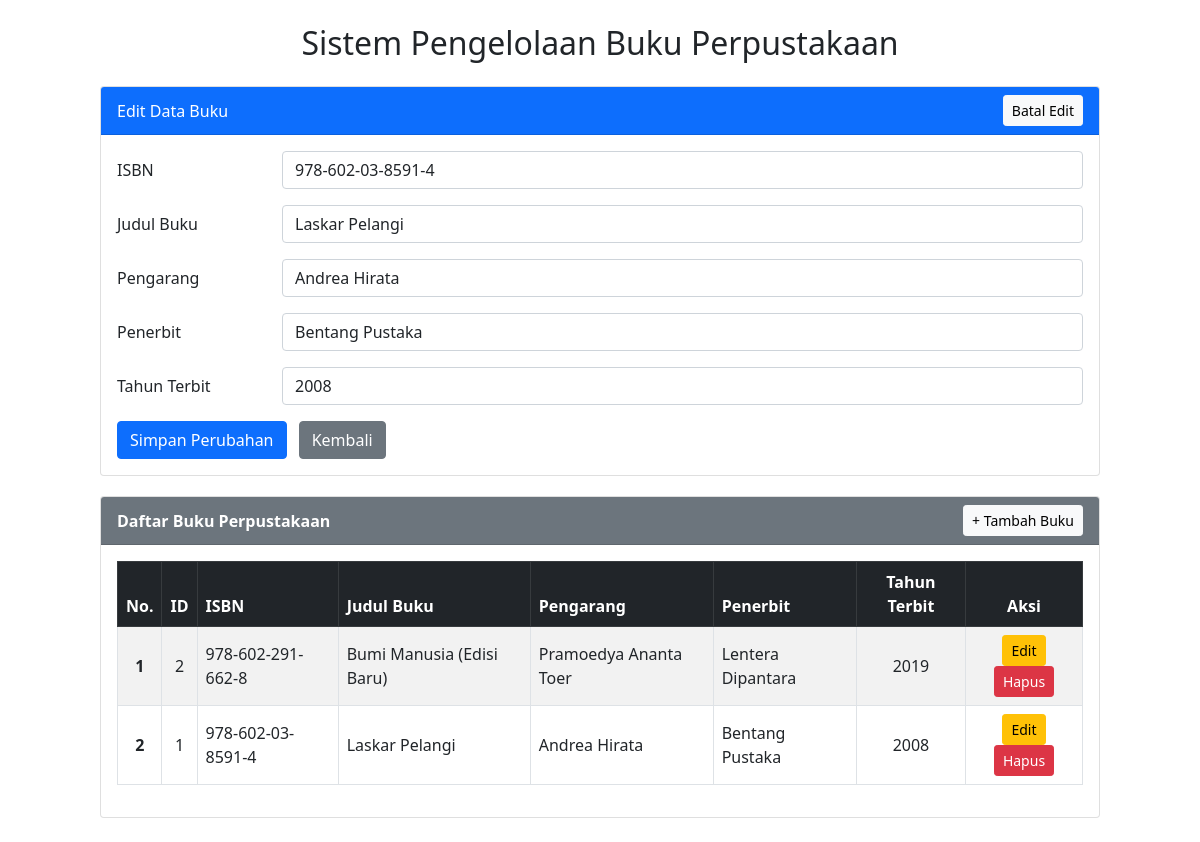
Page /PERTEMUAN2/index1.php?op=edit&id=1 on the committed database.
### tables this page shows
CREATE TABLE `buku` (
  `ID` int NOT NULL,
  `ISBN` varchar(20) NOT NULL,
  `JUDUL` varchar(100) NOT NULL,
  `PENGARANG` varchar(100) NOT NULL,
  `PENERBIT` varchar(50) NOT NULL,
  `TAHUN_TERBIT` int NOT NULL
);

### PERTEMUAN2/index1.php (the view, shortened to what this page needs)
<?php
$host = "localhost";
$user = "root";
$password = "";
$db = "sistem_pengelolaan_buku_perpustakaan";
$koneksi = mysqli_connect($host, $user, $password, $db);
$isbn = "";
$judul = "";
$pengarang = "";
$penerbit = "";
$tahun_terbit = "";
$op = "";
$id = "";
if (isset($_GET['op'])) {
    $op = $_GET['op'];
}
if (isset($_GET['id'])) {
    $id = $_GET['id'];
}
if ($op == 'edit' && !isset($_POST['simpan'])) {
    $sql1 = "SELECT * FROM buku WHERE ID = '$id'";
    $q1 = mysqli_query($koneksi, $sql1);
    $r1 = mysqli_fetch_array($q1);
    if ($r1) {
        $isbn = $r1['ISBN'];
        $judul = $r1['JUDUL'];
        $pengarang = $r1['PENGARANG'];
        $penerbit = $r1['PENERBIT'];
        $tahun_terbit = $r1['TAHUN_TERBIT'];
    } else {
        $error = "Data buku tidak ditemukan.";
    }
}
$sql2 = "SELECT * FROM buku ORDER BY ID DESC";
$q2 = mysqli_query($koneksi, $sql2);
?>
<!DOCTYPE html>
<html lang="en">
<head>
    <link href="https://cdn.jsdelivr.net/npm/bootstrap@5.0.2/dist/css/bootstrap.min.css" rel="stylesheet">
</head>
<body>
<div class="container my-4">
    <div class="mx-auto" style="max-width: 1000px; width: 100%;">
        <h2 class="text-center mb-4">Sistem Pengelolaan Buku Perpustakaan</h2>
        <div class="card" id="form-buku">
            <div class="card-header bg-primary text-white d-flex justify-content-between align-items-center">
                <span><?php echo ($op == 'edit') ? "Edit Data Buku" : "Tambah Data Buku"; ?></span>
                <?php if ($op == 'edit') { ?>
                    <a href="index1.php" class="btn btn-sm btn-light">Batal Edit</a>
                <?php } ?>
            </div>
            <div class="card-body">
                <form action="" method="POST">
                    <div class="mb-3 row">
                        <label for="isbn" class="col-sm-2 col-form-label">ISBN</label>
                        <div class="col-sm-10">
                            <input type="text" class="form-control" id="isbn" name="isbn" value="<?php echo htmlspecialchars($isbn); ?>">
                        </div>
                    </div>
                    <div class="mb-3 row">
                        <label for="judul" class="col-sm-2 col-form-label">Judul Buku</label>
                        <div class="col-sm-10">
                            <input type="text" class="form-control" id="judul" name="judul" value="<?php echo htmlspecialchars($judul); ?>">
                        </div>
                    </div>
                    <div class="mb-3 row">
                        <label for="pengarang" class="col-sm-2 col-form-label">Pengarang</label>
                        <div class="col-sm-10">
                            <input type="text" class="form-control" id="pengarang" name="pengarang" value="<?php echo htmlspecialchars($pengarang); ?>">
                        </div>
                    </div>
                    <div class="mb-3 row">
                        <label for="penerbit" class="col-sm-2 col-form-label">Penerbit</label>
                        <div class="col-sm-10">
                            <input type="text" class="form-control" id="penerbit" name="penerbit" value="<?php echo htmlspecialchars($penerbit); ?>">
                        </div>
                    </div>
                    <div class="mb-3 row">
                        <label for="tahun_terbit" class="col-sm-2 col-form-label">Tahun Terbit</label>
                        <div class="col-sm-10">
                            <input type="text" class="form-control" id="tahun_terbit" name="tahun_terbit" value="<?php echo htmlspecialchars($tahun_terbit); ?>">
                        </div>
                    </div>
                    <div class="col-12">
                        <input type="submit" name="simpan" value="<?php echo ($op == 'edit') ? "Simpan Perubahan" : "Simpan Data"; ?>" class="btn btn-primary">
                        <?php if ($op == 'edit') { ?>
                            <a href="index1.php" class="btn btn-secondary ms-2">Kembali</a>
                        <?php } ?>
                    </div>
                </form>
            </div>
        </div>
        <div class="card">
            <div class="card-header text-white bg-secondary d-flex justify-content-between align-items-center">
                <span class="fw-bold">Daftar Buku Perpustakaan</span>
                <a href="#form-buku" class="btn btn-light btn-sm">+ Tambah Buku</a>
            </div>
            <div class="card-body">
                <div class="table-responsive">
                    <table class="table table-striped table-bordered align-middle">
                        <thead class="table-dark">
                            <tr>
                                <th scope="col" class="text-center">No.</th>
                                <th scope="col" class="text-center">ID</th>
                                <th scope="col">ISBN</th>
                                <th scope="col">Judul Buku</th>
                                <th scope="col">Pengarang</th>
                                <th scope="col">Penerbit</th>
                                <th scope="col" class="text-center">Tahun Terbit</th>
                                <th scope="col" class="text-center">Aksi</th>
                            </tr>
                        </thead>
                        <tbody>
                        <?php
                        if ($q2 && mysqli_num_rows($q2) > 0) {
                            $urut = 1;
                            while ($r2 = mysqli_fetch_array($q2)) {
                                $buku_id = $r2['ID'];
                                $buku_isbn = $r2['ISBN'];
                                $buku_judul = $r2['JUDUL'];
                                $buku_pengarang = $r2['PENGARANG'];
                                $buku_penerbit = $r2['PENERBIT'];
                                $buku_tahun_terbit = $r2['TAHUN_TERBIT'];
                        ?>
                            <tr>
                                <th scope="row" class="text-center"><?php echo $urut++; ?></th>
                                <td class="text-center"><?php echo htmlspecialchars($buku_id); ?></td>
                                <td><?php echo htmlspecialchars($buku_isbn); ?></td>
                                <td><?php echo htmlspecialchars($buku_judul); ?></td>
                                <td><?php echo htmlspecialchars($buku_pengarang); ?></td>
                                <td><?php echo htmlspecialchars($buku_penerbit); ?></td>
                                <td class="text-center"><?php echo htmlspecialchars($buku_tahun_terbit); ?></td>
                                <td class="text-center">
                                    <a href="index1.php?op=edit&id=<?php echo htmlspecialchars($buku_id); ?>"><button type="button" class="btn btn-warning btn-sm">Edit</button></a>
                                    <a href="index1.php?op=delete&id=<?php echo htmlspecialchars($buku_id); ?>" onclick="return confirm('Apakah anda yakin ingin menghapus data buku ini?')"><button type="button" class="btn btn-danger btn-sm">Hapus</button></a>
                                </td>
                            </tr>
                        <?php
                            }
                        } else {
                        ?>
                            <tr>
                                <td colspan="8" class="text-center text-muted py-3">Belum ada data buku.</td>
                            </tr>
                        <?php
                        }
                        ?>
                        </tbody>
                    </table>
                </div>
            </div>
        </div>
    </div>
</div>
</body>
</html>

### PERTEMUAN2/index1.php (style rules this page uses)
.mx-auto { width: 1000px; }
.card { margin-top: 15px; margin-bottom: 20px; }

### rows in the picture
buku: isbn "978-602-03-8591-4", judul "Laskar Pelangi", pengarang "Andrea Hirata", penerbit "Bentang Pustaka", tahun_terbit "2008", ID "1", ISBN "978-602-03-8591-4", JUDUL "Laskar Pelangi", PENGARANG "Andrea Hirata", PENERBIT "Bentang Pustaka", TAHUN_TERBIT "2008"
buku: ID "2", ISBN "978-602-291-662-8", JUDUL "Bumi Manusia (Edisi Baru)", PENGARANG "Pramoedya Ananta Toer", PENERBIT "Lentera Dipantara", TAHUN_TERBIT "2019"
